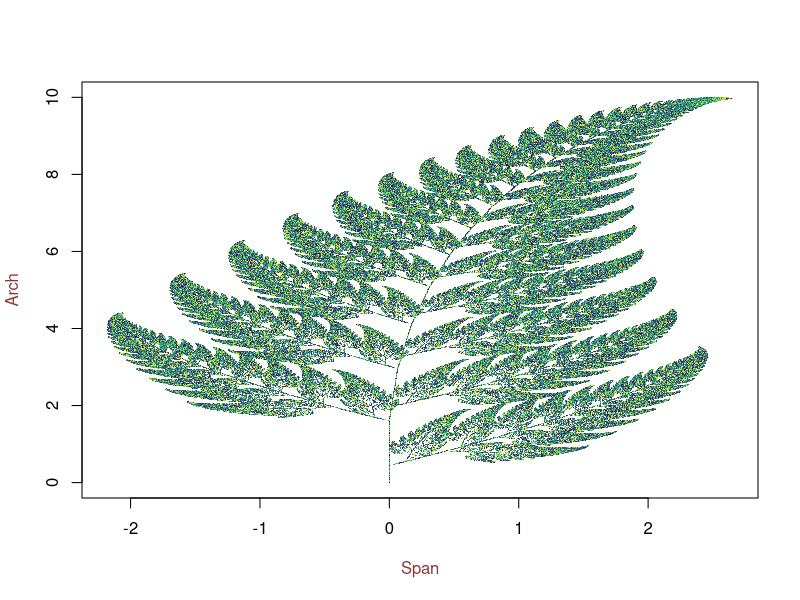

Write R code to recreate this figure.
library(viridis) #just for colouring purpose

max_itr<-1000000 #number of iterations

x <- rep(0, times=max_itr) #make vector of 0s
y <- x #copy the vector

for (n in 2:(max_itr)) { #run the iteration frm
  
  rand_num=runif(1, 0, 100) #generate a random number between 0-100
  # starting at x = 0, y = 0
  #f1: xn+1 = 0 (chosen 1% of the time)
  #    yn+1 = 0.16 yn
  #f2: xn+1 = -0.15 xn + 0.28 yn (chosen 7% of the time)
  #    yn+1 = 0.26 xn + 0.24 yn + 0.44
  #f3: xn+1 = 0.2 xn - 0.26 yn (chosen 14% of the time)
  #    yn+1 = 0.23 xn + 0.22 yn + 1.6
  #f4: xn+1 = 0.85 xn + 0.04 yn (chosen 85% of the time)
  #    yn+1 = -0.04 xn + 0.85 yn + 1.6
  
  # I have subtracted 1 at every iteration from n so I dont have to add
  # 1 to f(x), basically moved subtracted from the both sides
  
  if (rand_num < 1) { 
    x[n]<- 0
    y[n]<- 0.16*y[n-1]
  }
  else if (rand_num < 7){
    x[n]<- -0.15*x[n-1]+0.28*y[n-1]
    y[n]<- 0.26*x[n-1]+0.24*y[n-1]+0.44
  }
  else if (rand_num < 14){
    x[n]<- 0.2*x[n-1]-0.26*y[n-1]
    y[n]<- 0.23*x[n-1]+0.22*y[n-1]+1.6
  }
  else {
    x[n]<- 0.85*x[n-1]+0.04*y[n-1]
    y[n]<- -0.04*x[n-1]+0.85*y[n-1]+1.6
  }
  
}

color <- viridis::viridis(40) #color palette

#Saving the plot
png(filename="fern.png", bg= "floralwhite",height = 1920, width = 1080, units = "px", res= 150) 
plot(x,y, pch='.', xlab= "", ylab = "", col= color)
title(xlab = "Span", ylab = "Arch", col.lab ="indianred4")

dev.off()
